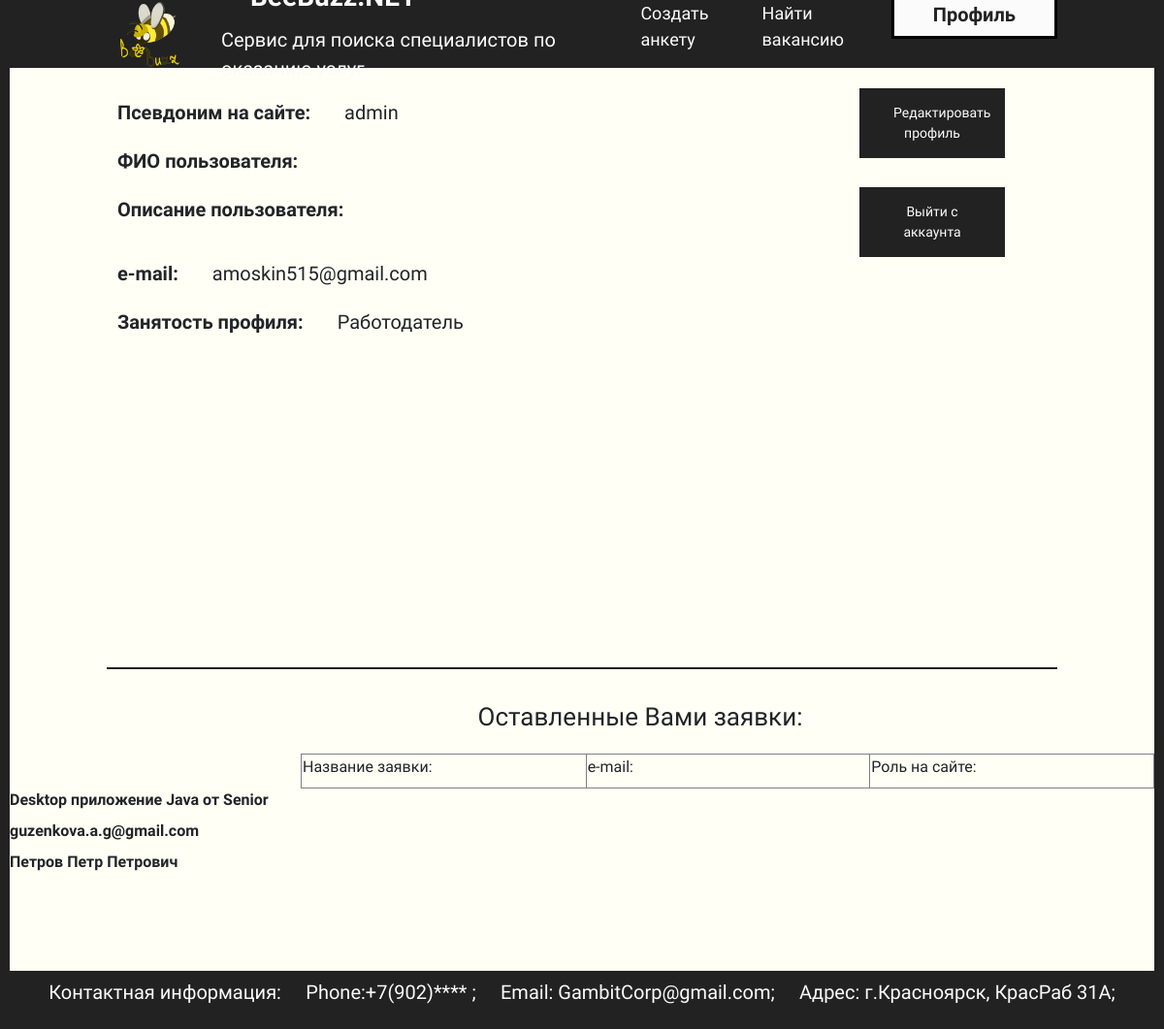
The page /profile/ (signed in) on the database as committed earlier.
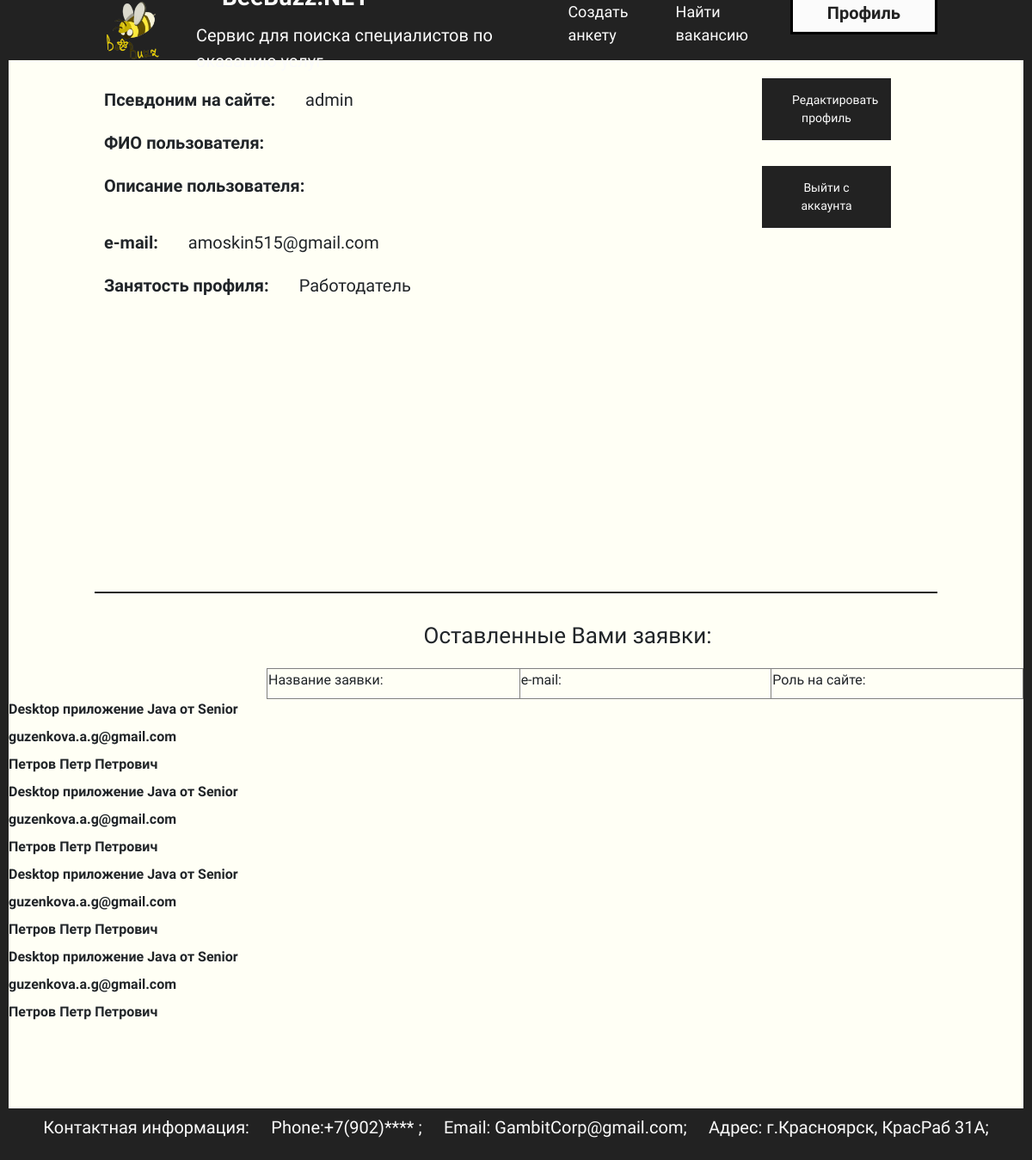
The same page on the database as committed later.
### main/models.py (models this page shows, shortened)
class Otkl(models.Model):
    Anketa = models.ForeignKey('Anketa', on_delete=models.CASCADE, blank=True, verbose_name="Анкета")
    Otkl_User = models.ForeignKey(User, on_delete=models.CASCADE, blank=True, verbose_name="Откликнувшийся пользователь")
    class Meta:
        verbose_name = "Откликания на анкеты"
        verbose_name_plural = "Откликания на анкеты"
        ordering = ['Anketa','Otkl_User']

class Anketa(models.Model):
    Tittle = models.CharField('Название анкеты',max_length=100)
    Text = models.TextField('Текст анкеты',max_length=1000)
    Photo = models.ImageField('Фотография',upload_to="photos/%Y/%m/%d/")
    Lang_cat = models.ForeignKey('Lang_categori',on_delete=models.PROTECT,verbose_name="Язык программирования")
    Soft_cat = models.ForeignKey('Soft_categori', on_delete=models.PROTECT, verbose_name="Категория софта")
    Author = models.ForeignKey(User, on_delete=models.CASCADE,blank=True, verbose_name="Автор анкеты",null=True)
    Place = models.CharField('Место оказания услуг', max_length=100,null=True)
    Price = models.CharField('Стоимость оказания услуг',max_length=100,null=True)
    Time = models.CharField('Сроки оказания услуг',max_length=50,null=True)
    def __str__(self):
        return self.Tittle
    class Meta:
        verbose_name = "Анкеты пользователей"
        verbose_name_plural = "Анкеты пользователей"
        ordering = ['Tittle']

### main/views.py (the view)
# urls.py: path('profile/',ProfileView.as_view(), name = 'prof'),
class ProfileView(LoginRequiredMixin,TemplateView): # new
    template_name = 'main/profile.html'
    login_url = reverse_lazy('log')
    def get(self, request):
        otkl = Otkl.objects.all()
        context = {
            'otkl': otkl,
        }
        return render(request, 'main/profile.html', context)

### main/templatetags/auth_extras.py (called while the page is built)
@register.filter(name='has_group')
def has_group(user, group_name):
    group = Group.objects.get(name=group_name)
    return True if group in user.groups.all() else False

### main/templates/main/profile.html (shortened to what this page needs)
{% load static %}
{% load auth_extras %}
<!DOCTYPE html>
<html lang="ru">
<head>
    <link rel="stylesheet" href="libs/bootstrap-reboot.min.css">
    <link rel="stylesheet" href="libs/bootstrap-grid.min.css">
    <link rel="stylesheet" href="{% static 'main/css/profile_1.css' %}">
</head>
<body>
    <header>
        <div class="logo">
            <table>
                <tr>
                    <td>
                        <a href="{% url 'start' %}"><img src="{% static 'main/images/startsheet_2.png' %}" id="logotip" alt="" width="70" /></a>
                    </td>
                    <td>
                        <div class="namelogo"><label>BeeBuzz.NET</label></div>
                        <div class="namelogo2"><label>Сервис для поиска специалистов по оказанию услуг</label></div>
                    </td>
                </tr>
            </table>
        </div>
        <div class="text-sh">
            <ul>
                {% if request.user|has_group:"Работодатель" %}
                <li><a id = "anket" href="{% url 'anket' %}">Создать анкету</a></li>
                {% endif %}
                <li><a href="{% url 'main' %}">Найти вакансию</a></li>
                {% if request.user.is_authenticated %}
                <li><a id="login" href="{% url 'prof' %}">Профиль</a></li>
                {% else %}
                <li><a id="login" href="{% url 'log' %}">Войти</a></li>
                {% endif %}
            </ul>
        </div>
    </header>
    <table style="height: 600px; margin: 20px 100px 20px 100px; border-bottom: 2px solid #222222;">
        <tr>
            <td valign="top" style="width: 900px;">
                <div class="profile">
                    <p class="main-menu-info">
                        Псевдоним на сайте: <label class="dannye-bd">{{ request.user }}</label>
                    </p>
                    <p class="main-menu-info">
                        ФИО пользователя: <label class="dannye-bd">{{ request.user.first_name }}</label>
                    </p>
                    <p class="main-menu-info">
                        Описание пользователя: <p class="dannye-bd-desc">{{request.user.last_name}}</p>
                    </p>
                    <p class="main-menu-info">
                        e-mail: <label class="dannye-bd">{{request.user.email}}</label>
                    </p>
                    <p class="main-menu-info">
                        Занятость профиля: <label class="dannye-bd">{{ user.groups.all.0 }}</label>
                    </p>
                </div>
            </td>
            <td align="center" valign="top" style="width: 300px;">
                <div class="button">
                    <a href="#" style="text-decoration: none; color:#fbfbfb;">Редактировать профиль</a>
                </div>
                <div class="button">
                    <a href="{% url 'logout' %}" style="text-decoration: none; color:#fbfbfb;">Выйти с аккаунта</a>
                </div>
            </td>
        </tr>
    </table>
    <label align="center" style="margin-left: 120px; font-size: 26px; padding: 10px; display: block;">Оставленные Вами заявки:</label>
    <table align="center" border="1" style="margin-left: 300px;">
        <tr>
            <td style="width: 300px;">
                <label>Название заявки:<br></label>
            </td>
            <td style="width: 300px;">
                <label>e-mail:<br></label>
            </td>
            <td style="width: 300px;">
                <label>Роль на сайте:<br></label>
            </td>
        </tr>
    </table>
    {% for c in otkl %}
    {% if request.user == c.Anketa.Author %}
    <h4>{{c.Anketa}}</h4>
    <h4>{{c.Otkl_User.email}}</h4>
    <h4>{{c.Otkl_User.first_name}}</h4>
    {% endif %}
    {% endfor %}
    <div class="podval" style="margin-top: 100px;">
        <p> Контактная информация: &emsp;Phone:+7(902)**** ; &emsp;Email: GambitCorp@gmail.com; &emsp;Адрес: г.Красноярск, КрасРаб 31А; </p>
    </div>
</body>
</html>

Rows that differ between the two databases and show on the page:
added Otkl: Anketa "Desktop приложение Java от Senior", Otkl_User.email "guzenkova.a.g@gmail.com", Otkl_User.first_name "Петров Петр Петрович"
added Otkl: Anketa "Desktop приложение Java от Senior", Otkl_User.email "guzenkova.a.g@gmail.com", Otkl_User.first_name "Петров Петр Петрович"
added Otkl: Anketa "Desktop приложение Java от Senior", Otkl_User.email "guzenkova.a.g@gmail.com", Otkl_User.first_name "Петров Петр Петрович"
